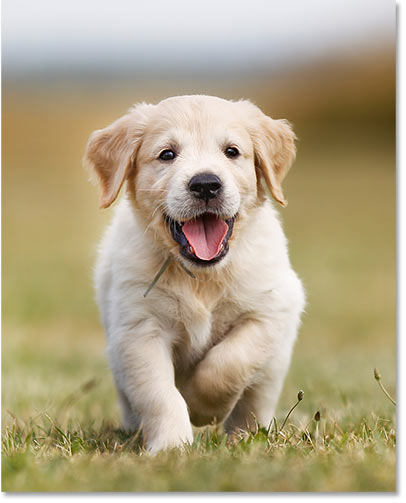
#> input picture labo7/1.jpg, 406 x 503 px
$ python labo1parte3.py
#> lines starting #> are read from the running program, lines starting #| are printed output that depends on the picture
import cv2 as cv

img = cv.imread("1.jpg")
#> img is the input picture: shape (503, 406, 3); mean B, G, R 133.8, 164, 176.7
girar = 1

while girar <= 5:
    cv.imshow("final", img)
    cv.waitKey(0)

    if girar == 5:
        cv.destroyAllWindows()
        girar = 6
    else:
        img = cv.rotate(img, cv.ROTATE_90_CLOCKWISE)
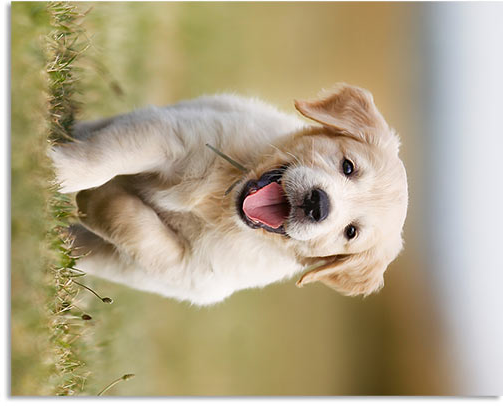
#> img: shape (406, 503, 3); mean B, G, R 133.8, 164, 176.7
        girar = girar + 1
